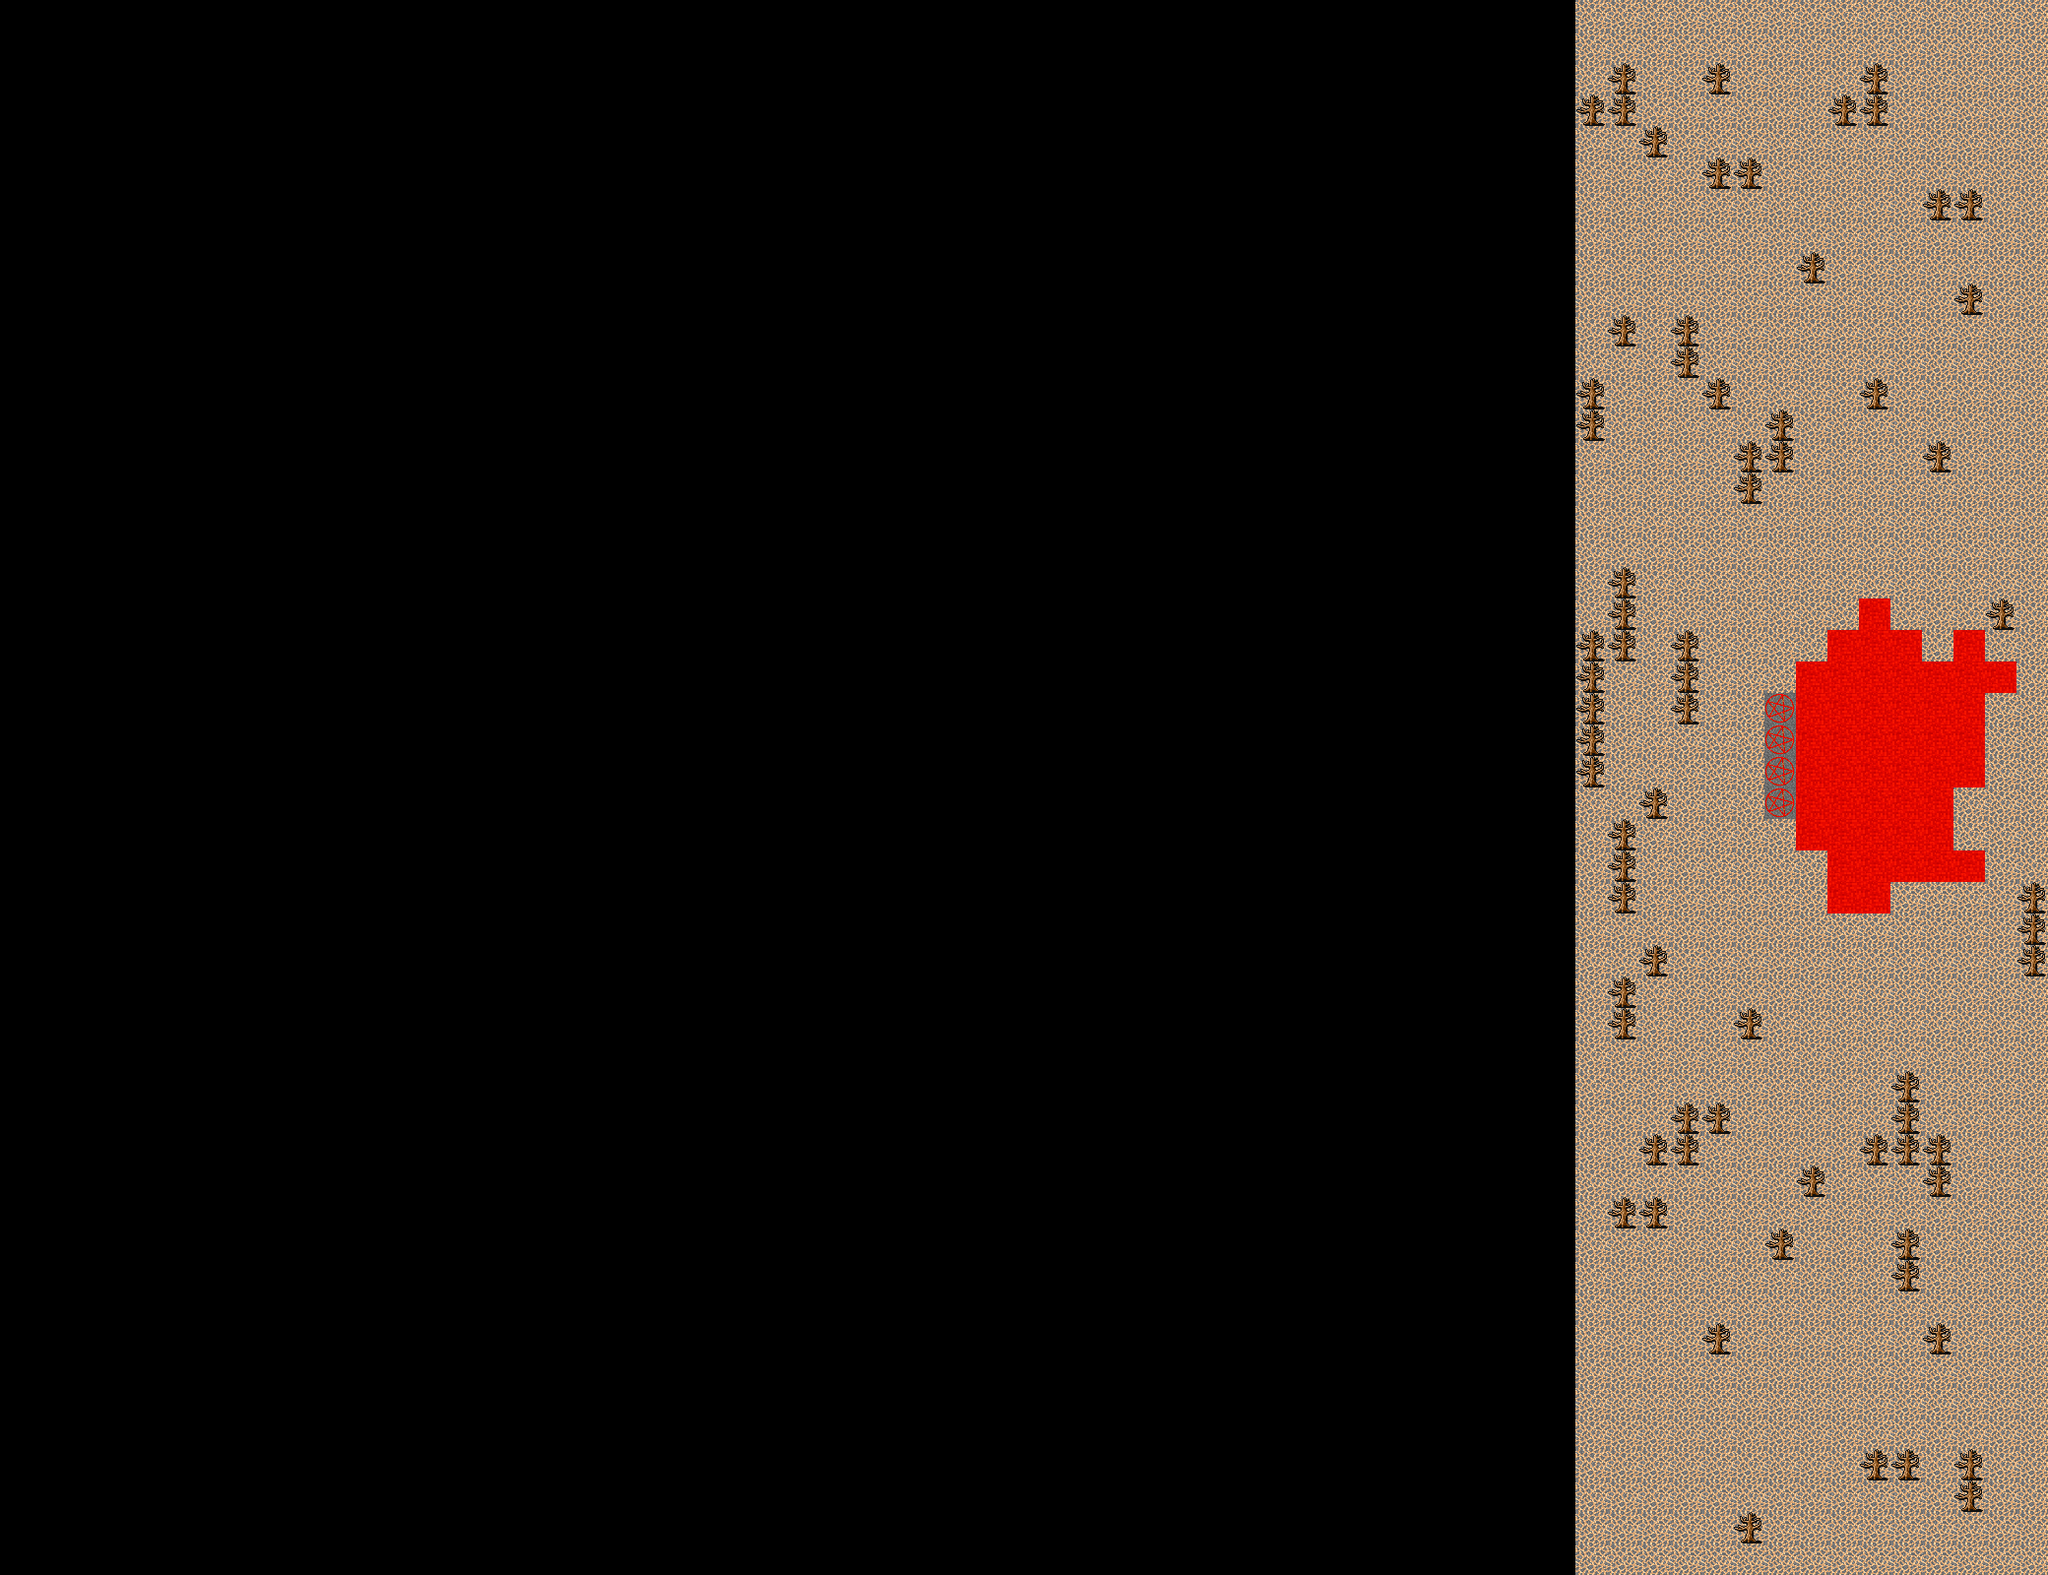

Tiled map render using the project's own tile images. Description and the map definition, with tile-layer contents summarised, below:
An orthogonal 65x50 tile map with 32x32 px tiles, 1 tile layer (Terrain), 2 tilesets and 1 object (boss).

<map version="1.0" orientation="orthogonal" width="65" height="50" tilewidth="32" tileheight="32">
 <tileset firstgid="1" name="dg_grounds32" tilewidth="32" tileheight="32">
  <image source="gfx/dg_grounds32.gif" width="288" height="640" />
  <tile id="42">
   <properties>
    <property name="display" value="." />
    <property name="value" value="{&quot;BURNT_GROUND1&quot;,&quot;BURNT_GROUND2&quot;,&quot;BURNT_GROUND3&quot;,&quot;BURNT_GROUND4&quot;,}" />
   </properties>
  </tile>
  <tile id="114">
   <properties>
    <property name="display" value="~" />
    <property name="value" value="&quot;LAVA&quot;" />
   </properties>
  </tile>
  <tile id="147">
   <properties>
    <property name="display" value="#" />
    <property name="value" value="{&quot;BURNT_TREE1&quot;,&quot;BURNT_TREE2&quot;,&quot;BURNT_TREE3&quot;,&quot;BURNT_TREE4&quot;,&quot;BURNT_TREE5&quot;,&quot;BURNT_TREE6&quot;,&quot;BURNT_TREE7&quot;,&quot;BURNT_TREE8&quot;,&quot;BURNT_TREE9&quot;,&quot;BURNT_TREE10&quot;,&quot;BURNT_TREE11&quot;,&quot;BURNT_TREE12&quot;,&quot;BURNT_TREE13&quot;,&quot;BURNT_TREE14&quot;,&quot;BURNT_TREE15&quot;,&quot;BURNT_TREE16&quot;,&quot;BURNT_TREE17&quot;,&quot;BURNT_TREE18&quot;,&quot;BURNT_TREE19&quot;,&quot;BURNT_TREE20&quot;,}" />
   </properties>
  </tile>
 </tileset>
 <tileset firstgid="181" name="dg_edging232" tilewidth="32" tileheight="32">
  <image source="gfx/dg_edging232.gif" width="256" height="544" />
  <tile id="72">
   <properties>
    <property name="display" value="+" />
    <property name="value" value="&quot;ALTAR&quot;" />
   </properties>
  </tile>
 </tileset>
 <layer name="Terrain" width="65" height="50">
  <data>[3250 cells, 750 non-empty, 4 distinct tile ids]</data>
 </layer>
 <objectgroup name="Actor" width="65" height="50">
  <object name="boss" x="1795" y="740" width="24" height="21">
   <properties>
    <property name="display" value="@" />
    <property name="value" value="&quot;GRAND_CORRUPTOR&quot;" />
   </properties>
  </object>
 </objectgroup>
</map>
